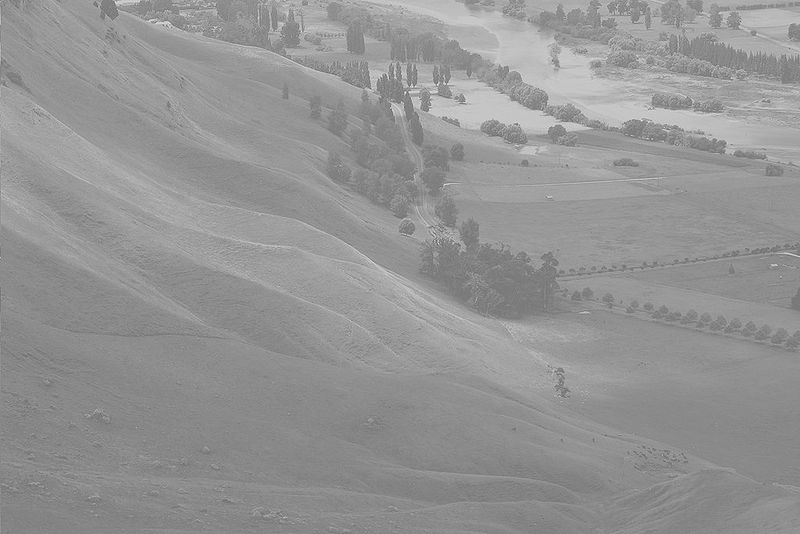
#> input picture XSTK/GKXSTK/anhtest.jpg, 800 x 534 px
$ python chinh.py
#> lines starting #> are read from the running program, lines starting #| are printed output that depends on the picture
import cv2
import numpy as np
import matplotlib.pyplot as plt

histogram_0 = "anhtest.jpg"
img1 = cv2.imread(histogram_0)
#> img1 is the input picture: shape (534, 800, 3); min 86, max 246, mean 148
# img = cv2.imread(histogram_0)

hist1 = np.zeros((256,), np.uint8)
[width,height] = img1.shape[:2]
#> width = 534; height = 800

for i in range(width):
    for j in range(height):
        hist1[img1[i][j]] += 1

fig = plt.figure()
plt.subplot(121)
plt.imshow(img1, cmap = 'gray')
plt.subplot(122)
plt.plot(hist1)
plt.show()
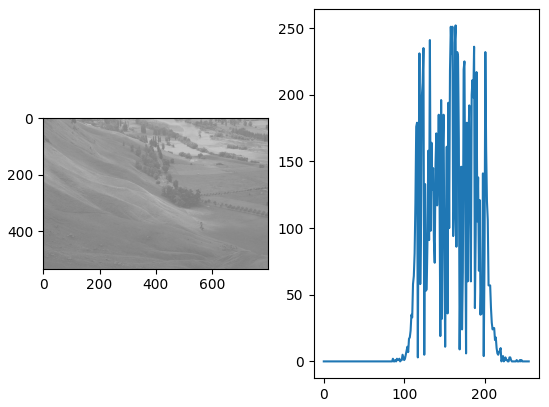
#> figure drawn by matplotlib, 2 panels; panel 2: curve peaks at x = 164, y = 252
